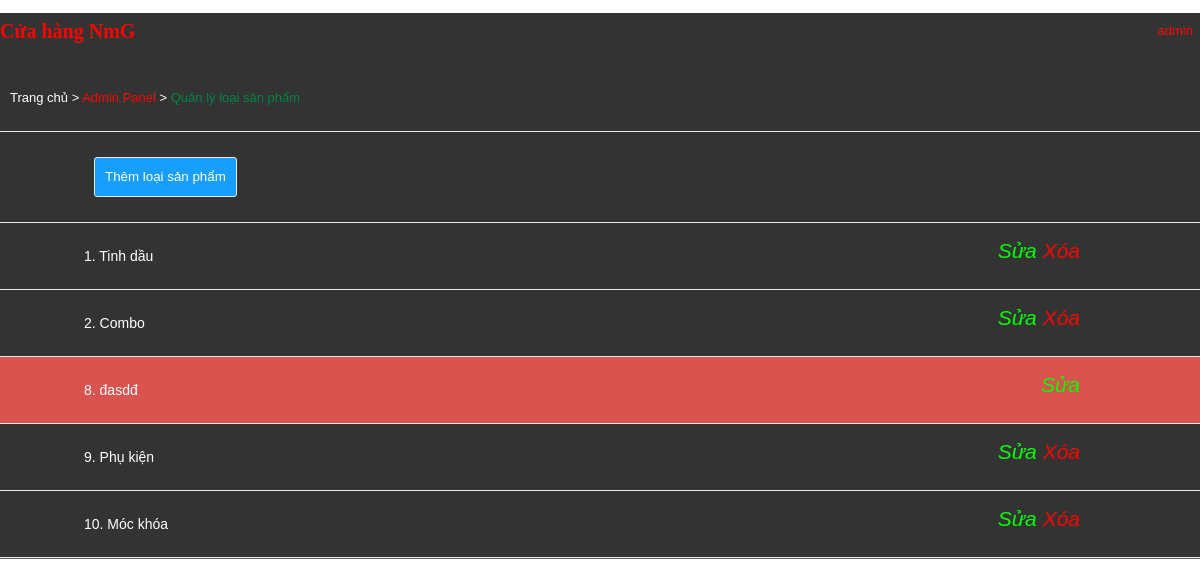
Screenshot of /indexQLLSanpham.php (signed in) with the database file from the repository.
### tables this page shows
CREATE TABLE `loaisanpham` (
  `MaLoaiSanPham` int(11) NOT NULL,
  `TenLoaiSanPham` varchar(64) DEFAULT NULL,
  `BiXoa` tinyint(1) DEFAULT 0
);

### panelQLLSanpham.php (the view)
<div id="vien"><div class="center"><div id="ban">
<a id="ba" style="color: white;" href="index.php">Trang chủ</a> > <a id="ba" style="color: red;" href="indexAdmin.php">Admin Panel</a> >
<font color="#008744">Quản lý loại sản phẩm</font></div></div></div>
<div class="list"><a href="indexQLLSanpham.php?mod=add"><button class="button">Thêm loại sản phẩm</button></a></div>
<?php
    $sql = "SELECT * FROM loaisanpham";
    $result = mysqli_query($conn, $sql);
    while($row = mysqli_fetch_array($result))
    {
        $id = $row['MaLoaiSanPham'];
        $name = $row['TenLoaiSanPham'];
        $xoa = $row['BiXoa'];
        if($row['BiXoa'] == 1) {
            echo'<div class="listdel">';
        } else {
            echo '<div class="list">';
        }
        echo''.$id.'. '.$name.'';
        echo '<div class="tool"><a style="color:#00ff00;" href="indexQLLSanpham.php?mod=update&id='.$id.'"><i class="far fa-edit"> Sửa</i></a>  ';
        if($xoa == 1) {
            echo '<a href="indexQLLSanpham.php?mod=restore&id='.$id.'"><i class="fas fa-trash-restore-alt"></i></a>';
        } else {
            echo '<a style="color: red;" href="indexQLLSanpham.php?mod=del&id='.$id.'"><i class="far fa-trash-alt"> Xóa</i></a>';
        }
        echo '</div></div>';
    }
?>

### style1.css (style rules this page uses)
body { font-family: Arial, sans-serif; margin: 0; padding: 0; }
.center { width: 100%; max-width: 1200px; margin: 0 auto; position: relative; }
button { margin: 10px; padding: 10px; }

### style2.css (style rules this page uses)
body { font-family: arial; background: #fff; font-size: 13px; color: #444; }
#ba { text-decoration: none; color: #444; }
.center { width: 100%; max-width: 1200px; margin: 0 auto; position: relative; }
#ban { padding-top: 17px; padding-bottom: 15px; padding-left: 10px; }
#vien { border-bottom: 1px solid #ebebeb; }
.button { width: auto; height: 40px; background-color: rgb(24, 158, 255); border-radius: 3px; color: #fff; border: 1px solid #ebebeb; margin-right: 20px; }
.tool { right: 120px; position: absolute; top: 10px; font-size: 21px; }
.tool a { text-decoration: none; color: #444; }
.list { border-bottom: 1px solid #ebebeb; margin: 0 auto; padding-top: 15px; padding-left: 84px; padding-bottom: 15px; position: relative; font-size: 14px; }
.listdel { border-bottom: 1px solid #ebebeb; background-color: #d9534f; margin: 0 auto; padding-top: 15px; padding-left: 84px; padding-bottom: 15px; position: relative; font-size: 14px; }
a { text-decoration: none; color: #444; }

### rows the page displays
loaisanpham: MaLoaiSanPham "1", TenLoaiSanPham "Tinh dầu"
loaisanpham: MaLoaiSanPham "2", TenLoaiSanPham "Combo"
loaisanpham: MaLoaiSanPham "8", TenLoaiSanPham "đasdđ"
loaisanpham: MaLoaiSanPham "9", TenLoaiSanPham "Phụ kiện"
loaisanpham: MaLoaiSanPham "10", TenLoaiSanPham "Móc khóa"

### other values shown
$username "admin"
